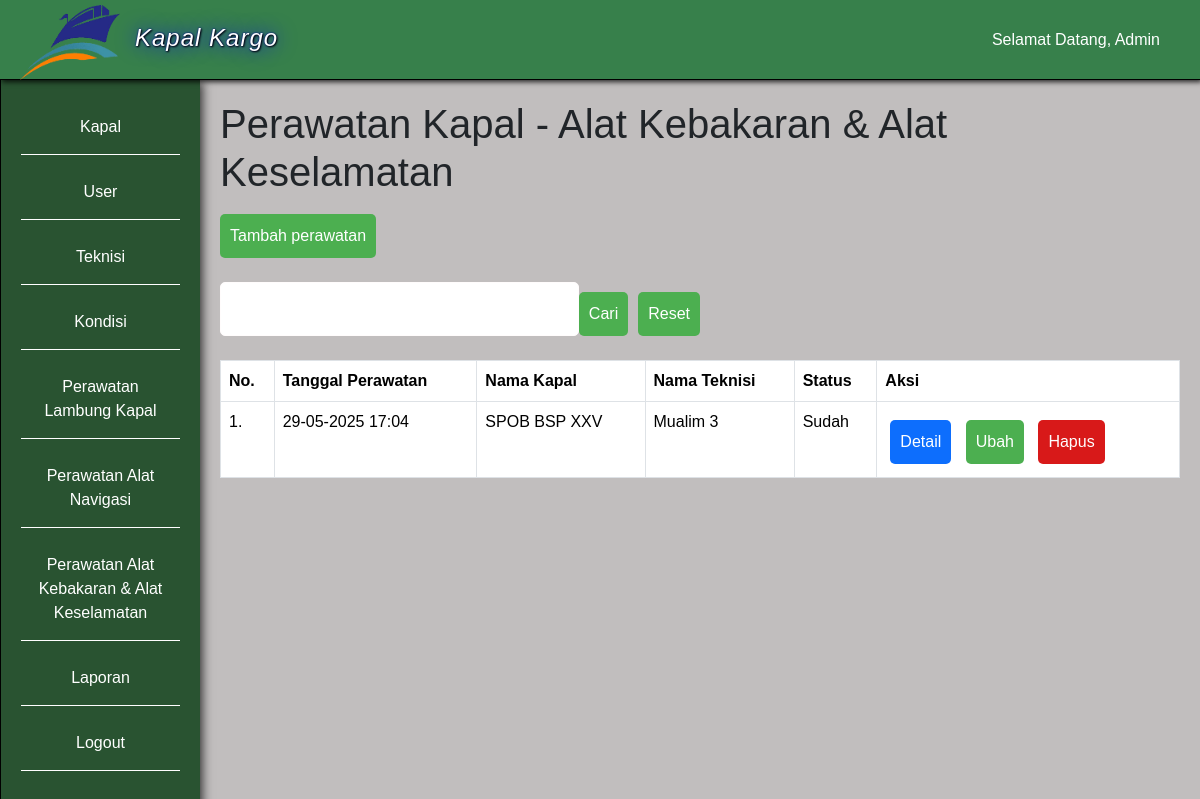
/perawatan.php?id_jenis_perawatan=3 (signed in), run on the app's committed database.
### tables this page shows
CREATE TABLE `user` (
  `id_user` int(11) NOT NULL,
  `nama_lengkap` varchar(50) NOT NULL,
  `username` varchar(50) NOT NULL,
  `password` varchar(255) NOT NULL,
  `role` enum('Administrator','Operator') NOT NULL
);

CREATE TABLE `jenis_perawatan` (
  `id_jenis_perawatan` int(11) NOT NULL,
  `jenis_perawatan` varchar(100) NOT NULL
);

CREATE TABLE `perawatan` (
  `id_perawatan` int(11) NOT NULL,
  `id_kapal` int(11) NOT NULL,
  `id_teknisi` int(11) NOT NULL,
  `id_jenis_perawatan` int(11) NOT NULL,
  `tanggal_perawatan` datetime NOT NULL,
  `status` enum('Sudah','Belum') DEFAULT NULL
);

CREATE TABLE `kapal` (
  `id_kapal` int(11) NOT NULL,
  `nama_kapal` varchar(255) NOT NULL,
  `foto_kapal` text NOT NULL
);

CREATE TABLE `teknisi` (
  `id_teknisi` int(11) NOT NULL,
  `nama` varchar(50) NOT NULL,
  `jabatan` varchar(50) NOT NULL,
  `id_jenis_perawatan` int(11) NOT NULL
);

### perawatan.php (the view, shortened to what this page needs)
<?php
    include 'koneksi.php';
    $link = mysqli_query($conn, "SELECT * FROM jenis_perawatan");
    if (!isset($_GET['id_jenis_perawatan'])) {
        $row = mysqli_fetch_assoc($link);
        $id_jenis_perawatan = $row['id_jenis_perawatan'];
        header('Location: perawatan.php?id_jenis_perawatan=' . $id_jenis_perawatan);
        exit;
    } else {
        $id_jenis_perawatan = $_GET['id_jenis_perawatan'];
    }
    $jenis_perawatan = mysqli_fetch_assoc(mysqli_query($conn, "SELECT * FROM jenis_perawatan WHERE id_jenis_perawatan = '$id_jenis_perawatan'"));
    $id_user = $_SESSION['id_user'];
    $dataUser = mysqli_fetch_assoc(mysqli_query($conn, "SELECT * FROM user WHERE id_user = '$id_user'"));
    $perawatan = mysqli_query($conn, "SELECT * FROM perawatan INNER JOIN kapal ON perawatan.id_kapal = kapal.id_kapal INNER JOIN teknisi ON perawatan.id_teknisi = teknisi.id_teknisi INNER JOIN jenis_perawatan ON perawatan.id_jenis_perawatan = jenis_perawatan.id_jenis_perawatan WHERE perawatan.id_jenis_perawatan = '$id_jenis_perawatan' ORDER BY tanggal_perawatan ASC");
?>
<!doctype html>
<html lang="en">
  <head>
    <link href="https://cdn.jsdelivr.net/npm/bootstrap@5.3.3/dist/css/bootstrap.min.css" rel="stylesheet">
    <link rel="stylesheet" href="style.css">
  </head>
  <body>
  <?php include 'top-side-bar.php'; ?>
    <div class="main">
    <h1>Perawatan Kapal - <?= $jenis_perawatan['jenis_perawatan']; ?></h1>
        <a href="tambah_perawatan.php?id_jenis_perawatan=<?= $id_jenis_perawatan; ?>" class="btn">Tambah perawatan</a>
        <br>
        <br>
        <form method="post" style="display: flex; flex-direction: row; width: 50%;">
            <input type="text" id="cari" name="cari" class="input" required>
            <button type="submit" name="btnCari" class="btn">Cari</button>
            <a href="perawatan.php" class="btn" style="margin-left: 10px;">Reset</a>
        </form>
        <br>
        <table class="table table-bordered">
            <thead>
                <tr>
                    <th>No.</th>
                    <th>Tanggal Perawatan</th>
                    <th>Nama Kapal</th>
                    <th>Nama Teknisi</th>
                    <th>Status</th>
                    <th>Aksi</th>
                </tr>
            </thead>
            <tbody>
                <?php $i = 1; ?>
                <?php foreach ($perawatan as $data_perawatan) : ?>
                    <tr>
                        <td><?= $i++; ?>.</td>
                        <td><?= date('d-m-Y H:i', strtotime($data_perawatan['tanggal_perawatan'])); ?></td>
                        <td><?= $data_perawatan['nama_kapal']; ?></td>
                        <td><?= $data_perawatan['nama']; ?></td>
                        <td><?= $data_perawatan['status']; ?></td>
                        <td>
                            <a href="detail_perawatan.php?id_perawatan=<?= $data_perawatan['id_perawatan']; ?>" class="btn bg-primary margin-5px">Detail</a>
                            <a href="ubah_perawatan.php?id_perawatan=<?= $data_perawatan['id_perawatan']; ?>&id_jenis_perawatan=<?= $id_jenis_perawatan; ?>" class="btn margin-5px">Ubah</a>
                            <a onclick="return confirm('Apakah Anda yakin ingin menghapus perawatan?')" href="hapus_perawatan.php?id_perawatan=<?= $data_perawatan['id_perawatan']; ?>&id_jenis_perawatan=<?= $id_jenis_perawatan; ?>" class="btn margin-5px bg-red">Hapus</a>
                        </td>
                    </tr>
                <?php endforeach ?>
            </tbody>
        </table>
    </div>
  </body>
</html>

### top-side-bar.php
<div class="topbar" style="z-index: 9999;">
    <div class="logo">
        <img src="foto/logo.png" alt="logo kapal">
        <a href="index.php">Kapal Kargo</a>
    </div>
    <nav>
        <ul>
            <li><a href="#">Selamat Datang, <?= $dataUser['nama_lengkap']; ?> </a></li>
        </ul>
    </nav>
</div>
<div class="sidebar">
    <ul>
        <li><a href="kapal.php">Kapal</a></li>
        <?php if ($dataUser['role'] == 'Administrator'): ?>
            <li><a href="user.php">User</a></li>
            <li><a href="teknisi.php">Teknisi</a></li>
            <li><a href="kondisi.php">Kondisi</a></li>
        <?php endif ?>
        <?php
            $sidebar_jenis_perawatan = mysqli_query($conn, "SELECT * FROM jenis_perawatan");
         ?>
        <?php foreach ($sidebar_jenis_perawatan as $data_sidebar_jenis_perawatan): ?>
            <li><a href="perawatan.php?id_jenis_perawatan=<?= $data_sidebar_jenis_perawatan['id_jenis_perawatan']; ?>">Perawatan <?= $data_sidebar_jenis_perawatan['jenis_perawatan']; ?></a></li>
        <?php endforeach ?>
        <li><a href="laporan.php">Laporan</a></li>
        <li><a href="logout.php">Logout</a></li>
    </ul>
</div>

### style.css (style rules this page uses)
body { font-family: Arial, sans-serif; background-color: #c1bebe; margin: 0; }
.input { padding: 10px; border: 1px solid #fffcfc; border-radius: 5px; font-size: 16px; width: 100%; }
.margin-5px { margin: 5px; }
.btn { margin-top: 10px; display: inline-block; padding: 10px; border: none; border-radius: 5px; background-color: #4CAF50; color: #fff; font-size: 16px; cursor: pointer; text-decoration: none; }
.bg-red { background-color: rgb(216, 25, 25); }
.topbar { background-color: rgb(55, 128, 75); color: #fff; display: flex; align-items: center; padding: 20px; position: fixed; width: 100%; height: 80px; border-bottom: 1px solid black; box-shadow: 2px 2px 5px rgba(0,0,0,0.8); }
.logo { font-size: 24px; font-weight: 500; margin-right: auto; }
.logo img { width: 100px; height: 75px; margin-top: 5px; margin-right: 15px; float: left; }
.logo a { display: inline-block; margin-top: 20px; font-family:impact, sans-serif; letter-spacing: 1px; text-shadow: 1px 1px 2px black, 0 0 20px blue, 0 0 2px darkblue; font-style: italic; text-decoration: none; color: white; }
nav ul { list-style: none; margin: 0; padding: 0; display: flex; }
nav li { margin-right: 20px; }
nav a { color: #fff; text-decoration: none; font-size: 16px; }
.sidebar { background-color: #295331; color: #fff; height: 100vh; width: 200px; position: fixed; left: 0; padding: 20px; top: 80px; border-left: 1px solid black; box-shadow: 2px 2px 10px rgba(0,0,0,0.8); }
.sidebar ul { list-style: none; margin: 0; padding: 0; }
.sidebar li { border-bottom: 1px solid white; margin-bottom: 10px; text-align: center; }
.sidebar a { display: inline-block; color: #fff; text-decoration: none; font-size: 16px; width: 100%; padding: 15px; margin: auto; }
.main { padding-left: 220px; padding-right: 20px; padding-bottom: 20px; padding-top: 100px; }

### data on the page
user: nama_lengkap "Admin"
jenis_perawatan: jenis_perawatan "Lambung Kapal"
jenis_perawatan: jenis_perawatan "Alat Navigasi"
jenis_perawatan: jenis_perawatan "Alat Kebakaran & Alat Keselamatan"
perawatan: tanggal_perawatan "29-05-2025 17:04", id_kapal.nama_kapal "SPOB BSP XXV", id_teknisi.nama "Mualim 3", status "Sudah"
